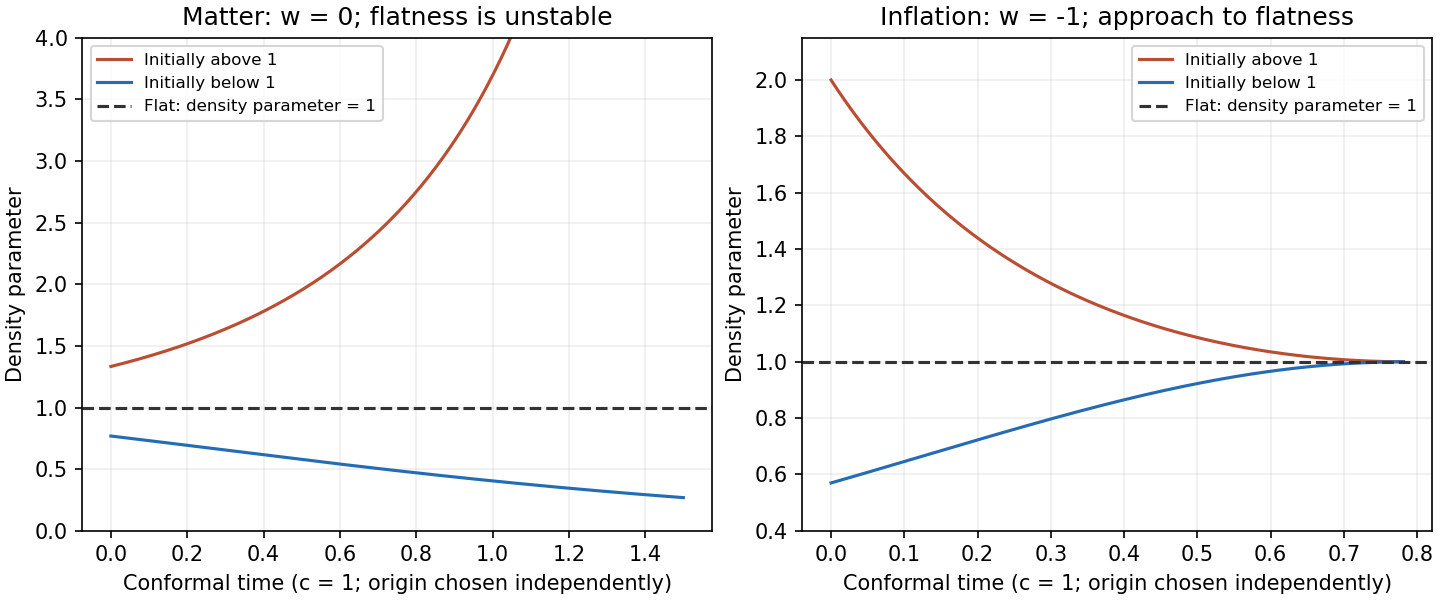

Python code for this plot:
"""Conformal-time density evolution; Python 3.14, numpy 2.3.5, matplotlib 3.10.7.
Writes paper-4-density.png to the caller's working directory; preserves MPLCONFIGDIR.
"""
import os
import tempfile
if 'MPLCONFIGDIR' not in os.environ:
    os.environ['MPLCONFIGDIR']=tempfile.mkdtemp(prefix='paper-4-density-mpl-')
import matplotlib
matplotlib.use('Agg')
import matplotlib.pyplot as plt
import numpy as np
fig,axs=plt.subplots(1,2,figsize=(9.6,4),layout='constrained',facecolor='white')
t=np.linspace(0,1.5,400)
axs[0].plot(t,1/np.cos(np.pi/6+t/2)**2,label='Initially above 1',color='#ba4d32')
axs[0].plot(t,1/np.cosh(np.pi/6+t/2)**2,label='Initially below 1',color='#246cb4')
axs[0].set_title('Matter: w = 0; flatness is unstable')
t=np.linspace(0,np.pi/4-.004,400)
axs[1].plot(t,1/np.sin(np.pi/4+t)**2,label='Initially above 1',color='#ba4d32')
axs[1].plot(t,1/np.cosh(np.pi/4-t)**2,label='Initially below 1',color='#246cb4')
axs[1].set_title('Inflation: w = -1; approach to flatness')
for ax in axs:
    ax.set_facecolor('white')
    ax.axhline(1,color='#333333',ls='--',label='Flat: density parameter = 1')
    ax.set_xlabel('Conformal time (c = 1; origin chosen independently)')
    ax.set_ylabel('Density parameter')
    ax.grid(alpha=.2)
    ax.legend(fontsize=8)
axs[0].set_ylim(0,4)
axs[1].set_ylim(.4,2.15)
fig.savefig('paper-4-density.png',dpi=150,facecolor='white',transparent=False)
plt.close(fig)
